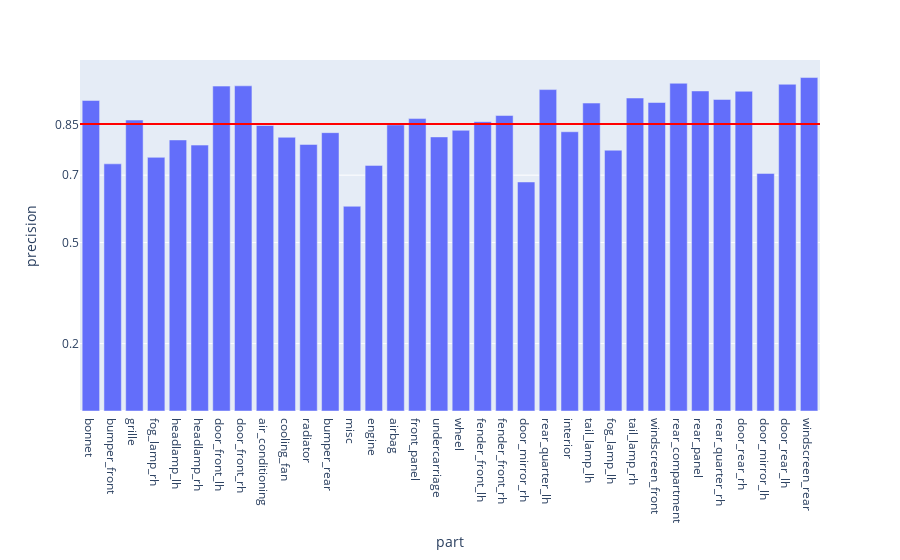

Here is the notebook cell this chart was saved with:
### Code cell
fig = px.bar(evalMetrics, x = 'part', y = 'precision')

fig.add_hline(y=avgPrecision, line_width=2, line_color="red")

fig.update_layout(
    yaxis = dict(
        tickmode = 'array',
        tickvals = [np.format_float_positional(avgPrecision, 2), 0.2, 0.5, 0.7],
    )
)
fig

### Figure 1 — Plotly figure (JSON) as saved in the notebook; plotly's stock layout.template omitted (floating-point values rounded to 4 significant figures)
{"data": [{"alignmentgroup": "True", "hovertemplate": "part=%{x}<br>precision=%{y}<extra></extra>", "legendgroup": "", "marker": {"color": "#636efa", "pattern": {"shape": ""}}, "name": "", "offsetgroup": "", "orientation": "v", "showlegend": false, "textposition": "auto", "type": "bar", "x": ["bonnet", "bumper_front", "grille", "fog_lamp_rh", "headlamp_lh", "headlamp_rh", "door_front_lh", "door_front_rh", "air_conditioning", "cooling_fan", "radiator", "bumper_rear", "misc", "engine", "airbag", "front_panel", "undercarriage", "wheel", "fender_front_lh", "fender_front_rh", "door_mirror_rh", "rear_quarter_lh", "interior", "tail_lamp_lh", "fog_lamp_lh", "tail_lamp_rh", "windscreen_front", "rear_compartment", "rear_panel", "rear_quarter_rh", "door_rear_rh", "door_mirror_lh", "door_rear_lh", "windscreen_rear"], "xaxis": "x", "y": [0.9217, 0.7336, 0.8636, 0.7529, 0.8046, 0.7892, 0.9644, 0.9651, 0.8474, 0.8124, 0.7912, 0.8262, 0.6077, 0.7291, 0.8494, 0.868, 0.8136, 0.8331, 0.8588, 0.877, 0.6797, 0.954, 0.8289, 0.914, 0.774, 0.9289, 0.9157, 0.9727, 0.95, 0.9247, 0.949, 0.7051, 0.9698, 0.9897], "yaxis": "y"}], "layout": {"barmode": "relative", "legend": {"tracegroupgap": 0}, "margin": {"t": 60}, "shapes": [{"line": {"color": "red", "width": 2}, "type": "line", "x0": 0, "x1": 1, "xref": "x domain", "y0": 0.8519, "y1": 0.8519, "yref": "y"}], "xaxis": {"anchor": "y", "domain": [0, 1], "title": {"text": "part"}}, "yaxis": {"anchor": "x", "domain": [0, 1], "tickmode": "array", "tickvals": ["0.85", 0.2, 0.5, 0.7], "title": {"text": "precision"}}}}
